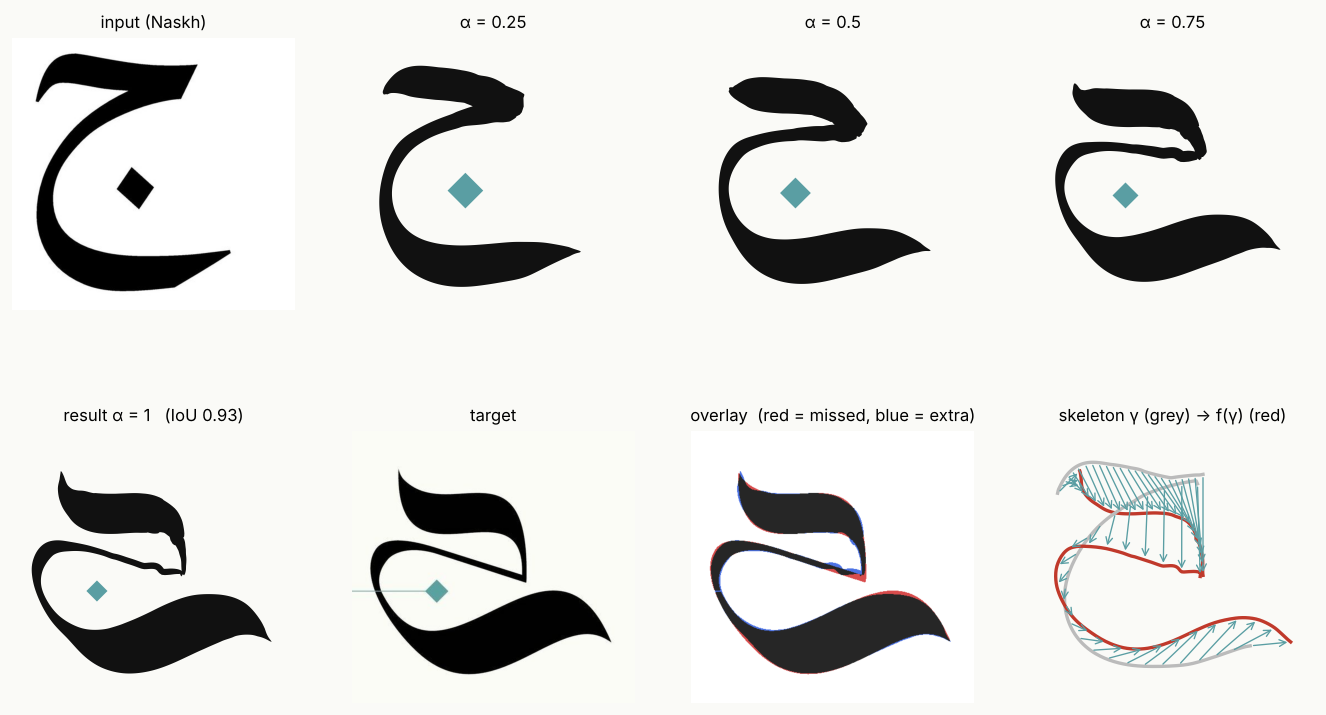

The script that saved this image:
"""
تحويل حرف الجيم (نسخ) إلى الجيم الحديثة.

1) الهيكل والسُمك من الصورة بالمقطع العرضي:  w(t) = |وتر الحبر على العمودي n(t)| ، γ(t) = منتصفه
2) تشويه الهيكل بـ Thin-Plate Spline:
      f(x) = a0 + A·x + Σ_i c_i · U(|x − p_i|) ,   U(r) = r² log r
3) الشكل:  S = ⋃_t  segment( γ'(t) ,  w'(t) ,  normal n(t) )
4) الاستيفاء:  γ_α = (1−α)γ + α f(γ) ,   w_α = (1−α)w + α w'
"""
import sys
import numpy as np
from PIL import Image
from scipy import ndimage
from scipy.interpolate import splprep, splev
from shapely.geometry import Polygon
from shapely.ops import unary_union
import matplotlib
matplotlib.use("Agg")
import matplotlib.pyplot as plt

UP = sys.argv[1] if len(sys.argv) > 1 else "."
SRC_IMG = f"{UP}/83a4afbb-image.jpg"
TGT_IMG = f"{UP}/f0b4c74c-image.jpg"

# ---------- الأقنعة ----------
def masks(path):
    a = np.asarray(Image.open(path).convert("RGB")).astype(int)
    r, g, b = a[..., 0], a[..., 1], a[..., 2]
    ink = (r + g + b) / 3 < 110                       # الحبر الأسود
    teal = (g - r > 40) & (b - r > 30)                # النقطة الملونة
    ink = ndimage.binary_opening(ink, iterations=1)
    return ink, teal

# ---------- هياكل تقريبية (إحداثيات بكسل) — تُصحَّح آلياً بالـ skeleton ----------
SRC = {
    "head": [(198, 272), (220, 230), (250, 217), (350, 226), (460, 238)],
    "bowl": [(450, 255), (370, 275), (280, 330), (225, 410), (210, 480), (235, 540),
             (300, 580), (400, 582), (480, 570), (545, 547)],
}
TGT = {
    "head": [(238, 232), (255, 290), (300, 308), (380, 310), (435, 318), (455, 360), (460, 420)],
    "bowl": [(455, 422), (350, 390), (260, 365), (220, 365), (200, 390), (195, 418), (205, 470),
             (255, 515), (310, 545), (390, 547), (460, 518), (520, 503), (575, 505), (618, 540)],
}
N = {"head": 120, "bowl": 260}

def smooth_curve(pts, n, s=0):
    pts = np.asarray(pts, float)
    k = min(3, len(pts) - 1)
    tck, _ = splprep(pts.T, s=s, k=k)
    return np.column_stack(splev(np.linspace(0, 1, n), tck))

def normals(c):
    t = np.gradient(c, axis=0); t /= np.linalg.norm(t, axis=1, keepdims=True) + 1e-12
    return np.column_stack([-t[:, 1], t[:, 0]])

def march(mask, p, d, maxlen):
    """المسافة من p في الاتجاه d حتى الخروج من الحبر."""
    H, W = mask.shape
    for s in np.arange(0, maxlen, 0.5):
        x, y = p + s * d
        xi, yi = int(round(x)), int(round(y))
        if not (0 <= xi < W and 0 <= yi < H) or not mask[yi, xi]:
            return s
    return maxlen

def resample_arc(c, n):
    seg = np.r_[0, np.cumsum(np.linalg.norm(np.diff(c, axis=0), axis=1))]
    u = np.linspace(0, seg[-1], n)
    return np.column_stack([np.interp(u, seg, c[:, 0]), np.interp(u, seg, c[:, 1])])

def refine(mask, c, iters=4, maxlen=90, max_shift=6.0):
    """مقطع عرضي (cross-section): المركز = منتصف الوتر العمودي، السُمك = طول الوتر."""
    c0 = c.copy()
    for it in range(iters + 1):
        n = normals(c)
        a = np.array([march(mask, p, d, maxlen) for p, d in zip(c, n)])
        b = np.array([march(mask, p, -d, maxlen) for p, d in zip(c, n)])
        if it == iters:
            break
        mid = c + 0.5 * (a - b)[:, None] * n
        mid = ndimage.gaussian_filter1d(mid, 5, axis=0, mode="nearest")
        mid[[0, -1]] = c[[0, -1]]
        d = mid - c0                                   # لا نبتعد كثيراً عن الدليل (تقاطع الضربات)
        L = np.linalg.norm(d, axis=1, keepdims=True)
        mid = c0 + d * np.minimum(1, max_shift / (L + 1e-9))
        c = resample_arc(mid, len(c))
    w = np.minimum(a + b, 2 * np.minimum(a, b) + 4)   # تجاهل الحبر المجاور من جهة واحدة
    w = ndimage.median_filter(w, 5)
    return c, ndimage.gaussian_filter1d(w, 4)

def extract(img_path, guide):
    ink, teal = masks(img_path)
    strokes = {}
    for k, g in guide.items():
        c, w = refine(ink, smooth_curve(g, N[k]))
        u = np.linspace(0, 1, len(w))
        w *= np.clip(np.minimum(u, 1 - u) / 0.03, 0, 1) ** 0.5   # أطراف مدببة
        strokes[k] = (c, w)
    return ink, teal, strokes

def dot_of(mask):
    ys, xs = np.nonzero(mask)
    c = np.array([xs.mean(), ys.mean()])
    half = max(xs.max() - xs.min(), ys.max() - ys.min()) / 2
    return c, half

# ---------- Thin-Plate Spline ----------
def tps_fit(P, Q, lam=1.0):
    n = len(P)
    r = np.linalg.norm(P[:, None] - P[None], axis=2)
    K = np.where(r > 0, r**2 * np.log(r + 1e-12), 0) + lam * np.eye(n)
    Pm = np.hstack([np.ones((n, 1)), P])
    L = np.zeros((n + 3, n + 3)); L[:n, :n] = K; L[:n, n:] = Pm; L[n:, :n] = Pm.T
    Y = np.vstack([Q, np.zeros((3, 2))])
    sol = np.linalg.solve(L, Y)
    return P, sol[:n], sol[n:]

def tps_apply(model, X):
    P, C, A = model
    r = np.linalg.norm(X[:, None] - P[None], axis=2)
    U = np.where(r > 0, r**2 * np.log(r + 1e-12), 0)
    return A[0] + X @ A[1:] + U @ C

# ---------- الرسم: γ ± (w/2)·n ----------
def stroke_poly(c, w):
    t = np.gradient(c, axis=0); t /= np.linalg.norm(t, axis=1, keepdims=True) + 1e-12
    n = np.column_stack([-t[:, 1], t[:, 0]])
    L, R = c + 0.5 * w[:, None] * n, c - 0.5 * w[:, None] * n
    quads = [Polygon([L[i], R[i], R[i + 1], L[i + 1]]).buffer(0) for i in range(len(c) - 1)]
    return unary_union([q for q in quads if q.area > 1e-6])

def diamond(c, h):
    x, y = c
    return Polygon([(x, y - h), (x + h, y), (x, y + h), (x - h, y)])

def raster(geom, shape):
    from matplotlib.path import Path
    yy, xx = np.mgrid[0:shape[0], 0:shape[1]]
    pts = np.column_stack([xx.ravel(), yy.ravel()])
    m = np.zeros(len(pts), bool)
    for g in getattr(geom, "geoms", [geom]):
        m |= Path(np.asarray(g.exterior.coords)).contains_points(pts)
    return m.reshape(shape)

def iou(a, b):
    return (a & b).sum() / (a | b).sum()

def pen_fit(c, w):
    """أفضل زاوية قلم ثابتة θ تفسّر السُمك:  w ≈ W|sin(φ−θ)|"""
    t = np.gradient(c, axis=0)
    phi = np.degrees(np.arctan2(-t[:, 1], t[:, 0]))     # y للأعلى
    best = None
    for th in np.arange(0, 180, 1.0):
        s = np.abs(np.sin(np.radians(phi - th)))
        W = (s @ w) / (s @ s + 1e-9)
        err = ((w - W * s) ** 2).sum()
        if best is None or err < best[0]:
            best = (err, th, W)
    r2 = 1 - best[0] / ((w - w.mean()) ** 2).sum()
    return best[1], best[2], r2

# ---------- التشغيل ----------
if __name__ == "__main__":
    out = sys.argv[2] if len(sys.argv) > 2 else "jeem_transform.png"
    ink_s, _, S = extract(SRC_IMG, SRC)
    ink_t, teal_t, T = extract(TGT_IMG, TGT)
    shape = ink_t.shape

    # نقاط الربط (landmarks) بالتناسب على طول كل ضربة
    P, Q = [], []
    for k in S:
        idx_s = np.linspace(0, len(S[k][0]) - 1, 24).astype(int)
        idx_t = np.linspace(0, len(T[k][0]) - 1, 24).astype(int)
        P.append(S[k][0][idx_s]); Q.append(T[k][0][idx_t])
    dot_s_c, dot_s_h = dot_of(ink_s & (ndimage.label(ink_s)[0] == np.bincount(ndimage.label(ink_s)[0].ravel())[1:].argsort()[0] + 1))
    dot_t_c, dot_t_h = dot_of(teal_t & ndimage.binary_dilation(ndimage.binary_opening(teal_t, iterations=4), iterations=5))
    P.append(dot_s_c[None]); Q.append(dot_t_c[None])       # النقطة نفسها نقطة ربط
    model = tps_fit(np.vstack(P), np.vstack(Q), lam=2.0)

    def frame(a):
        parts = []
        for k in S:
            c0, w0 = S[k]
            c1 = tps_apply(model, c0)
            w1 = T[k][1]
            parts.append(stroke_poly((1 - a) * c0 + a * c1, (1 - a) * w0 + a * w1))
        dc = (1 - a) * dot_s_c + a * tps_apply(model, dot_s_c[None])[0]
        dh = (1 - a) * dot_s_h + a * dot_t_h
        return unary_union(parts), diamond(dc, dh)

    res, dot_res = frame(1.0)
    rec_src, _ = frame(0.0)
    score_t = iou(raster(res, shape), ink_t)
    score_s = iou(raster(rec_src, ink_s.shape), ink_s)
    print(f"IoU source reconstruction = {score_s:.3f}")
    print(f"IoU result vs target      = {score_t:.3f}")
    for name, D in [("source", S), ("target", T)]:
        c = np.vstack([D[k][0] for k in D]); w = np.concatenate([D[k][1] for k in D])
        th, W, r2 = pen_fit(c, w)
        print(f"pen fit {name}: θ={th:.0f}°  W={W:.0f}px  R²={r2:.2f}")

    BG, INK, DOT = "#fafaf7", "#111", "#5a9ea3"
    def draw(ax, g, d, title, flip=True):
        for p in getattr(g, "geoms", [g]):
            ax.fill(*p.exterior.xy, color=INK, lw=0)
        ax.fill(*d.exterior.xy, color=DOT, lw=0)
        ax.set_xlim(150, 660); ax.set_ylim(650, 160); ax.set_aspect("equal"); ax.axis("off")
        ax.set_title(title, fontsize=10)

    fig, axes = plt.subplots(2, 4, figsize=(14, 7.8), facecolor=BG)
    axes[0, 0].imshow(Image.open(SRC_IMG).convert("RGB")); axes[0, 0].set_xlim(150, 660); axes[0, 0].set_ylim(650, 160)
    axes[0, 0].axis("off"); axes[0, 0].set_title("input (Naskh)", fontsize=10)
    for i, a in enumerate([0.25, 0.5, 0.75]):
        g, d = frame(a); draw(axes[0, i + 1], g, d, f"α = {a}")
    draw(axes[1, 0], res, dot_res, f"result α = 1   (IoU {score_t:.2f})")
    axes[1, 1].imshow(Image.open(TGT_IMG).convert("RGB")); axes[1, 1].set_xlim(150, 660); axes[1, 1].set_ylim(650, 160)
    axes[1, 1].axis("off"); axes[1, 1].set_title("target", fontsize=10)
    # تراكب
    ax = axes[1, 2]
    ov = np.ones(shape + (3,))
    rm = raster(res, shape)
    ov[ink_t & ~rm] = (0.85, 0.3, 0.3); ov[rm & ~ink_t] = (0.3, 0.45, 0.9); ov[rm & ink_t] = (0.15, 0.15, 0.15)
    ax.imshow(ov); ax.set_xlim(150, 660); ax.set_ylim(650, 160); ax.axis("off")
    ax.set_title("overlay  (red = missed, blue = extra)", fontsize=10)
    # الهيكل والتشويه
    ax = axes[1, 3]
    for k in S:
        ax.plot(*S[k][0].T, color="#bbb", lw=2)
        ax.plot(*tps_apply(model, S[k][0]).T, color="#c0392b", lw=2)
    Pm, Qm = model[0][:-1], np.vstack(Q)[:-1]
    for p, q in zip(Pm, Qm):
        ax.annotate("", q, p, arrowprops=dict(arrowstyle="->", color="#5a9ea3", lw=0.8))
    ax.set_xlim(150, 660); ax.set_ylim(650, 160); ax.set_aspect("equal"); ax.axis("off")
    ax.set_title("skeleton γ (grey) → f(γ) (red)", fontsize=10)
    fig.savefig(out, dpi=120, facecolor=BG, bbox_inches="tight")
    print("saved", out)
